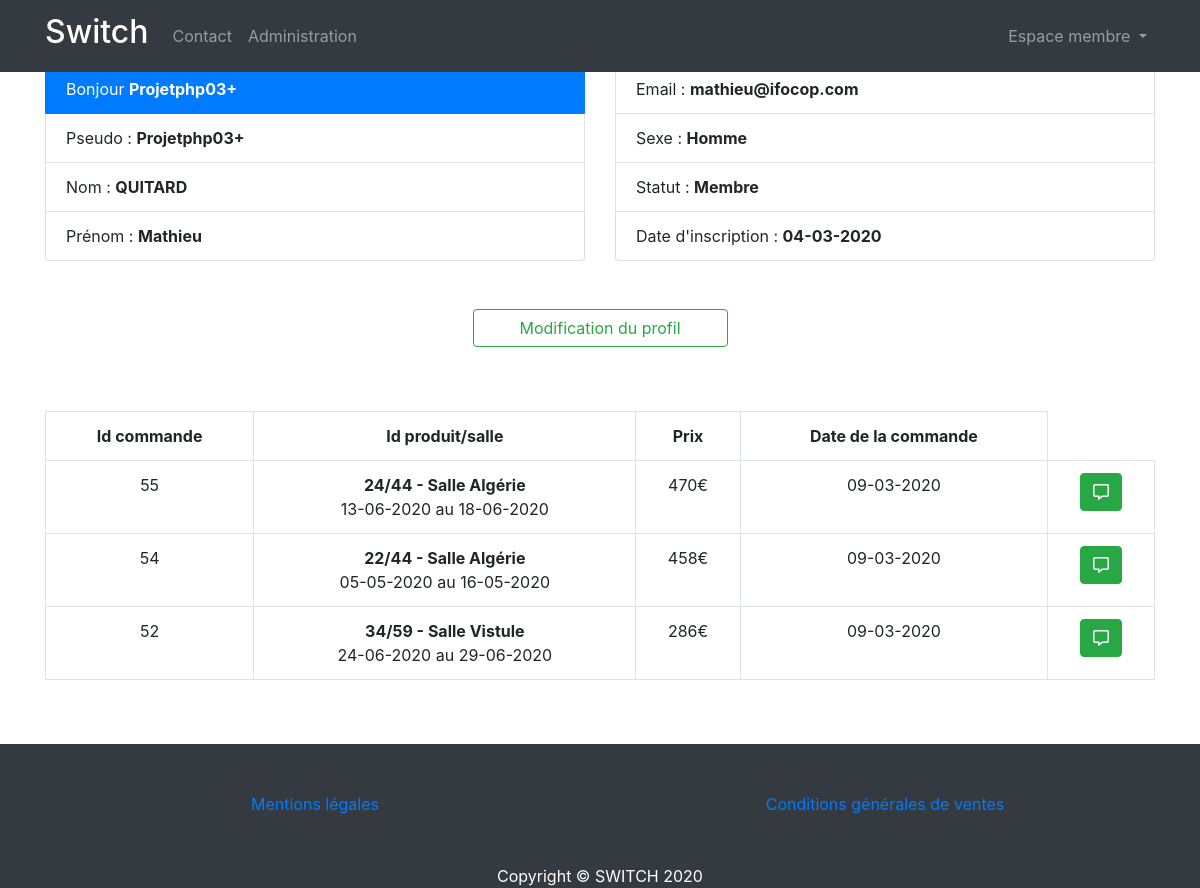
/profil.php (signed in), run on the app's committed database.
### tables this page shows
CREATE TABLE IF NOT EXISTS `membre` (
  `id_membre` int(3) NOT NULL AUTO_INCREMENT,
  `pseudo` varchar(20) NOT NULL,
  `mdp` varchar(60) NOT NULL,
  `nom` varchar(20) NOT NULL,
  `prenom` varchar(20) NOT NULL,
  `email` varchar(50) NOT NULL,
  `civilite` enum('f','m') NOT NULL,
  `statut` int(1) NOT NULL,
  `date_enregistrement` datetime NOT NULL,
  PRIMARY KEY (`id_membre`)
);

CREATE TABLE IF NOT EXISTS `commande` (
  `id_commande` int(3) NOT NULL AUTO_INCREMENT,
  `id_membre` int(3) DEFAULT NULL,
  `id_produit` int(3) NOT NULL,
  `date_enregistrement` datetime NOT NULL,
  PRIMARY KEY (`id_commande`),
  KEY `commande_ibfk_2` (`id_produit`),
  KEY `id_membre` (`id_membre`)
);

CREATE TABLE IF NOT EXISTS `produit` (
  `id_produit` int(3) NOT NULL AUTO_INCREMENT,
  `id_salle` int(3) NOT NULL,
  `date_arrivee` datetime NOT NULL,
  `date_depart` datetime NOT NULL,
  `prix` int(3) NOT NULL,
  `etat` enum('libre','reservation') NOT NULL,
  PRIMARY KEY (`id_produit`),
  KEY `id_salle` (`id_salle`)
);

CREATE TABLE IF NOT EXISTS `salle` (
  `id_salle` int(3) NOT NULL AUTO_INCREMENT,
  `titre` varchar(200) NOT NULL,
  `description` text NOT NULL,
  `photo` varchar(200) NOT NULL,
  `pays` varchar(20) NOT NULL,
  `ville` varchar(20) NOT NULL,
  `adresse` varchar(50) NOT NULL,
  `cp` int(5) NOT NULL,
  `capacite` int(3) NOT NULL,
  `categorie` enum('reunion','bureau','formation') NOT NULL,
  PRIMARY KEY (`id_salle`),
  UNIQUE KEY `titre` (`titre`)
);

### inc/fonction.inc.php (called while the page is built, shortened)
<?php
function user_is_connect() {
	if(!empty($_SESSION['membre'])) {
		return true;
	}
	return false;
}
function user_is_admin() {
	if(user_is_connect() && $_SESSION['membre']['statut'] == 1) {
		return true;
	} else {
		return false;
	}
}

### profil.php (the view, shortened to what this page needs)
<?php
include 'inc/init.inc.php';
include 'inc/fonction.inc.php';
$id_membre = $_SESSION['membre']['id_membre'];
$pdo_liste_historique = $pdo->query("SELECT c.id_commande, c.date_enregistrement, c.id_membre, m.pseudo, s.id_salle ,s.titre, p.prix, p.date_arrivee, p.date_depart, p.id_produit FROM membre m, produit p, commande c, salle s
WHERE c.id_membre = m.id_membre
AND c.id_produit = p.id_produit
AND p.id_salle = s.id_salle
AND c.id_membre = $id_membre
ORDER BY c.id_commande DESC");
include 'inc/header.inc.php';
include 'inc/nav.inc.php';
?>
<div class="starter-template">
    <h1><i class="fas fa-user" style="color: #28a745;"></i> Profil <i class="fas fa-user" style="color: #28a745;"></i></h1>
</div>
<div class="row justify-content-center profil">
    <div class="col-12 col-sm-6">
        <ul class="list-group">
            <li class="list-group-item active fond">Bonjour <b><?php echo ucfirst($_SESSION['membre']['pseudo']); ?></b></li>
            <li class="list-group-item">Pseudo : <b><?php echo ucfirst($_SESSION['membre']['pseudo']); ?></b></li>
            <li class="list-group-item">Nom : <b><?php echo strtoupper($_SESSION['membre']['nom']); ?></b></li>
            <li class="list-group-item">Prénom : <b><?php echo ucfirst($_SESSION['membre']['prenom']); ?></b></li>
        </ul>
    </div>
    <div class="col-12 col-sm-6">
        <ul class="list-group">
            <li class="list-group-item">Email : <b><?php echo $_SESSION['membre']['email']; ?></b></li>
            <li class="list-group-item">Sexe : <b>
                <?php
                    if($_SESSION['membre']['civilite'] == 'm') {
                        echo 'Homme';
                    } else {
                        echo 'Femme';
                    }
                ?></b>
            </li>
            <li class="list-group-item">Statut : <b>
            <?php
                if($_SESSION['membre']['statut'] == 1) {
                    echo 'Membre';
                } elseif($_SESSION['membre']['statut'] == 2) {
                    echo 'Administrateur';
                }
            ?>
            </b></li>
            <li class="list-group-item">Date d'inscription : <b><?php echo strftime("%d-%m-%Y", strtotime($_SESSION['membre']['date_enregistrement'])); ?></b></li>
        </ul>
    </div>
    <div class="col-6 col-sm-3 mt-5">
        <div class="form-group">
            <a href="inscription.php?action=modification" class="form-control btn btn-outline-success">Modification du profil</a>
        </div>
    </div>
    <div class="col-12 mt-5 text-center">
        <?php
            echo '<div class="table-responsive">
                <table class="table table-bordered">
                    <tr>
                        <th>Id commande</th>
                        <th>Id produit/salle</th>
                        <th>Prix</th>
                        <th>Date de la commande</th>
                    </tr>';
                    while($liste_historique = $pdo_liste_historique->fetch(PDO::FETCH_ASSOC)) {
                        echo '<tr>
                            <td>' . $liste_historique['id_commande'] . '</td>
                            <td><b>' . $liste_historique['id_produit'].'/'. $liste_historique['id_salle'] .' - '.$liste_historique['titre'] . '</b><br>'.strftime("%d-%m-%Y", strtotime($liste_historique['date_arrivee'])).' au '.strftime("%d-%m-%Y", strtotime($liste_historique['date_depart'])).'</td>
                            <td>' . $liste_historique['prix'] . '€</td>
                            <td>' . strftime("%d-%m-%Y", strtotime($liste_historique['date_enregistrement'])) . '</td>
                            <td><a href="fiche_salle.php?salle=' . $liste_historique['id_salle'] . '&produit='. $liste_historique['id_produit'] .'" class="btn btn-success"><i class="far fa-comment-alt"></i></a></td>
                        </tr>';
                    }
                echo '</table>';
            echo '</div>';
        ?>
    </div>
</div>
<?php
include 'inc/footer.inc.php';

### inc/header.inc.php (shortened to what this page needs)
<!DOCTYPE html>
  <html lang="fr">
    <head>
    <link href="<?php echo URL; ?>css/bootstrap.min.css" rel="stylesheet">
    <link href="<?php echo URL; ?>css/style.css" rel="stylesheet">
    <link href="https://cdnjs.cloudflare.com/ajax/libs/font-awesome/5.12.0/css/all.min.css" rel="stylesheet">
    </head>
  <body>

### inc/nav.inc.php (shortened to what this page needs)
<nav class="navbar navbar-expand-lg navbar-dark bg-dark fixed-top">
    <div class="container">
		<a class="navbar-brand" href="<?php echo URL; ?>index.php"><h2>Switch</h2></a>
		<div class="collapse navbar-collapse" id="navbarResponsive">
			<ul class="navbar-nav mr-auto">
				<li class="nav-item">
					<a class="nav-link" href="<?php echo URL.'contact.php?'; ?>p">Contact</a>
				</li>
				<?php if(user_is_admin()) { ?>
				<li class="nav-item">
					<a class="nav-link" href="<?php echo URL.'admin/administration.php?gestion=statistiques'; ?>">Administration</a>
				</li>
				<?php } ?>
			</ul>
			<ul class="navbar-nav ml-auto">
				<li class="nav-item dropdown">
					<a class="nav-link dropdown-toggle" href="#" id="navbarDropdownMembre" data-toggle="dropdown" aria-haspopup="true" aria-expanded="false">
					Espace membre
					</a>
				</li>
			</ul>
		</div>
    </div>
</nav>
<main role="main" class="container">

### inc/footer.inc.php (shortened to what this page needs)
    </main>
    <footer class=" bg-dark mt-5">
        <div class="container">
          <div class="row text-center pt-5 pb-5">
            <div class="col-6">
              <a href="">Mentions légales</a>
            </div>
            <div class="col-6">
              <a href="">Conditions générales de ventes</a>
            </div>
          </div>
          <p class="m-0 text-center text-white">Copyright &copy; SWITCH 2020</p>
        </div>
    </footer>
	</body>
</html>

### data on the page
membre: commande.id_commande "55", produit.id_produit "24", salle.id_salle "44", salle.titre "Salle Algérie", produit.date_arrivee "13-06-2020", produit.date_depart "18-06-2020", produit.prix "470", commande.date_enregistrement "09-03-2020", commande.id_commande "54", produit.id_produit "22", produit.date_arrivee "05-05-2020", produit.date_depart "16-05-2020", produit.prix "458", commande.id_commande "52", produit.id_produit "34", salle.id_salle "59", salle.titre "Salle Vistule", produit.date_arrivee "24-06-2020", produit.date_depart "29-06-2020", produit.prix "286"

### other printed values
$_SESSION['membre']['pseudo'] "Projetphp03+"
$_SESSION['membre']['nom'] "QUITARD"
$_SESSION['membre']['prenom'] "Mathieu"
$_SESSION['membre']['email'] "mathieu@ifocop.com"
